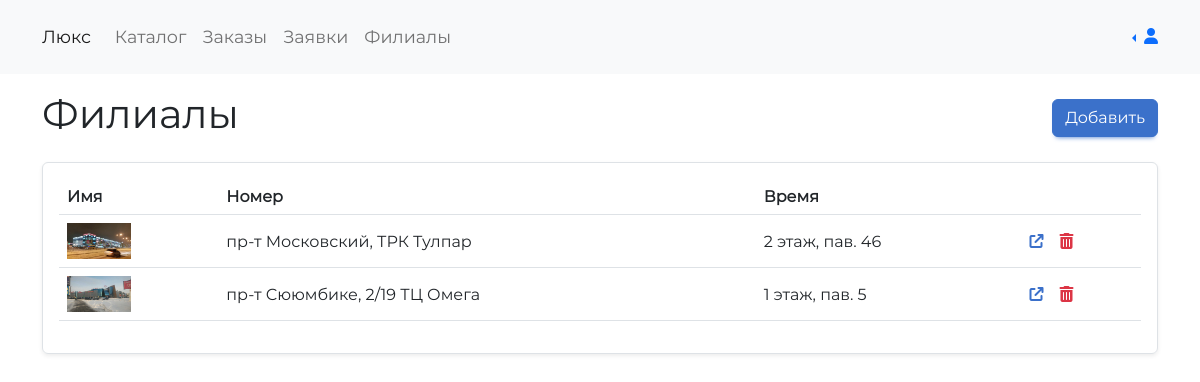
/admin/branches.php, run on the app's committed database.
### tables this page shows
CREATE TABLE `branches` (
  `id` int(11) NOT NULL,
  `address` varchar(64) NOT NULL,
  `image` varchar(64) NOT NULL,
  `text` varchar(128) NOT NULL
);

### engine/config.php (called while the page is built)
<?php
$config = array(
	'site' => array(
		'name' => 'Люкс',
		'phone' => '+7 (495) 123-12-12',
		'email' => 'conatct@lombard.ru',
		'footer_description' => 'Помогаем быстро, просто и безопасно продавать и покупать украшения на вторичном рынке. Выдаем займы под залог ювелирных изделий.'
	),
	'db' => array(
		'host' 		=> '127.0.0.1',
		'user' 		=> 'root',
		'password' 	=> '',
		'name' 		=> 'pawnshop'
	),
	'menu' => array(
		array(
			'title' => 'Скупка',
			'url' => '/sell'
		),
		array(
			'title' => 'Каталог',
			'url' => '/catalog'
		),
		array(
			'title' => 'О нас',
			'url' => '/about'
		),
		array(
			'title' => 'Филиалы',
			'url' => '/branches'
		),
	),
	'menu_admin' => array(
		array(
			'title' => 'Каталог',
			'url' => '/admin/catalog'
		),
		array(
			'title' => 'Заказы',
			'url' => '/admin/orders'
		),
		array(
			'title' => 'Заявки',
			'url' => '/admin/consultation'
		),
		array(
			'title' => 'Филиалы',
			'url' => '/admin/branches'
		),
	)
);

### engine/core.class.php (called while the page is built, shortened)
<?php
class core {
  public $db;
  public $config;
  public function __construct() {
    include __DIR__.'/config.php';
    $this->config = $config;
    $this->db = new db(
      $config['db']['host'],
      $config['db']['user'],
      $config['db']['password'],
      $config['db']['name'],
    );
  }
  public function getConfig() {
    return $this->config;
  }
  public function menu($type) {
    return $this->config[$type];
  }
  private static function initCharRange() {
    return array_merge(range('0', '9'), range('a', 'f'));
  }
  public function get($table, $params = [], $order = false) {
    if (empty($params)) {
      $query = "SELECT * FROM $table";
    } else {
      $search_key = array_keys($params)[0];
      $search_value = $params[$search_key];
      $query = "SELECT * FROM $table WHERE $search_key = '$search_value'";
    }
    $query = $this->db->query($query);
    return ($query->numRows()) ? $query->fetchAll() : false;
  }
}

### engine/db.class.php (called while the page is built, shortened)
<?php
class db {
    protected $connection;
	protected $query;
	public function __construct($dbhost, $dbuser, $dbpass, $dbname, $charset = 'utf8mb4') {
		$this->connection = new mysqli($dbhost, $dbuser, $dbpass, $dbname);
		$this->connection->set_charset($charset);
	}
    public function query($query) {
		if ($this->query = $this->connection->prepare($query)) {
            $this->query->execute();
        } else {
            $this->error('Unable to prepare MySQL statement (check your syntax) - ' . $this->connection->error);
        }
		return $this;
    }
	public function fetchAll($callback = null) {
	    $params = array();
        $row = array();
	    $meta = $this->query->result_metadata();
	    while ($field = $meta->fetch_field()) {
	        $params[] = &$row[$field->name];
	    }
	    call_user_func_array(array($this->query, 'bind_result'), $params);
        $result = array();
        while ($this->query->fetch()) {
            $r = array();
            foreach ($row as $key => $val) {
                $r[$key] = $val;
            }
            if ($callback != null && is_callable($callback)) {
                $value = call_user_func($callback, $r);
                if ($value == 'break') break;
            } else {
                $result[] = $r;
            }
        }
		return $result;
	}
    public function numRows() {
		$this->query->store_result();
		return $this->query->num_rows;
	}
}
?>

### admin/branches.php (the view, shortened to what this page needs)
<?php
include '../engine/core.class.php';
include '../engine/db.class.php';
$core = new core();
$config = $core->getConfig();
$menu = $core->menu('menu_admin');
$branches = $core->get('branches');
?>
<html class="h-100">
	<head>
	    <link rel="stylesheet" href="/assets/css/bootstrap.min.css">
	    <link rel="stylesheet" href="/assets/fontawesome-pro-6.1.0-web/css/all.min.css">
	    <link rel="stylesheet" href="/assets/css/style.css?=<?=$_SERVER['REQUEST_TIME']?>">
	</head>
	<body class="d-flex flex-column h-100">
		<header>
			<nav class="navbar navbar-expand-lg navbar-light bg-light py-3">
				<div class="container">
					<div class="collapse navbar-collapse" id="navbar">
						<a class="navbar-brand mt-2 mt-lg-0" href="/"><?=$config['site']['name']?></a>
						<ul class="navbar-nav me-auto mb-2 mb-lg-0">
							<?php if ($menu):?>
								<?php foreach ($menu as $m):?>
									<li class="nav-item"> <a class="nav-link" href="<?=$m['url']?>"><?=$m['title']?></a> </li>
								<?php endforeach;?>
							<?php endif;?>
						</ul>
					</div>
					<div class="d-flex align-items-center">
						<div class="dropstart">
							<a class="dropdown-toggle" href="" role="button" id="account-button" data-bs-toggle="dropdown" aria-expanded="false">
								<i class="fas fa-user"></i>
							</a>
						</div>
					</div>
				</div>
			</nav>
		</header>
		<main>
			<section class="py-3">
				<div class="container">
					<div class="d-flex justify-content-between align-items-center mb-3">
						<h1>Филиалы</h1>
						<a href="/admin/branch" class="btn btn-primary">Добавить</a>
					</div>
					<div class="rounded shadow-sm border p-3" id="content">
						<?php if ($branches):?>
							<div class="table-responsive">
								<table class="table">
									<thead>
										<tr>
											<th>Имя</th>
											<th>Номер</th>
											<th>Время</th>
											<th></th>
										</tr>
									</thead>
									<tbody id="branches">
										<?php foreach ($branches as $b):?>
											<tr id="branch-<?=$b['id']?>">
												<td>
													<img class="img-fluid" src="<?=$b['image']?>" alt="" style="width: 4rem;">
												</td>
												<td><?=$b['address']?></td>
												<td><?=$b['text']?></td>
												<td>
													<div class="d-flex" style="gap: 1rem;">
														<a href="/admin/branch/<?=$b['id']?>" class="text-primary"><i class="fa-solid fa-arrow-up-right-from-square" data-bs-toggle="tooltip" data-bs-placement="top" title="Перейти"></i></a>
														<a href="javascript:void(0)" class="text-danger delete" data-id="<?=$b['id']?>" data-bs-toggle="modal" data-bs-target="#delete-modal"><i class="fa-solid fa-trash-can" data-bs-toggle="tooltip" data-bs-placement="top" title="Удалить"></i></a>
													</div>
												</td>
											</tr>
										<?php endforeach;?>
									</tbody>
								</table>
							</div>
						<?php else:?>
							<p class="mb-0">Заявок ещё нет</p>
						<?php endif;?>
					</div>
				</div>
			</section>
		</main>
	</body>
</html>

### assets/css/style.css (style rules this page uses)
tr { vertical-align: middle; }
body { font-family: "Montserrat"; }
.navbar-brand, .nav-link { font-size: 1.1rem; }
.btn-primary { background-color: #3b71ca; border-color: #3b71ca; color: #fff; box-shadow: 0 4px 5px -4px #3b71ca; }
.text-primary { color: #3b70ca!important; }
a { text-decoration: none; transition: .2s ease; }

### data on the page
branches: image (picture), address "пр-т Московский, ТРК Тулпар", text "2 этаж, пав. 46"
branches: image (picture), address "пр-т Сююмбике, 2/19 ТЦ Омега", text "1 этаж, пав. 5"

### other printed values
$config['site']['name'] "Люкс"
$m['title'] "Каталог"
$m['title'] "Заказы"
$m['title'] "Заявки"
$m['title'] "Филиалы"
